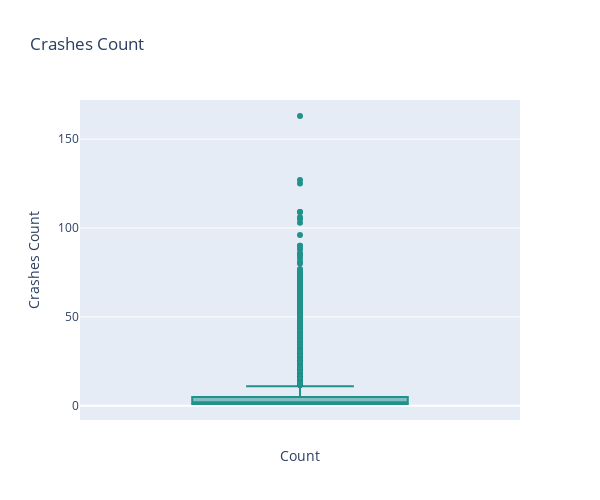

This figure's notebook cell:
### Code cell
# Plotting the boxplot using Plotly
fig = px.box(y=cas_SA3['crashesCount'], title="Crashes Count", color_discrete_sequence=['#21918c'])

# Update layout
fig.update_layout(
    width=600,  
    height=500,  
    xaxis_title="Count",
    yaxis_title="Crashes Count",
    showlegend=False
)

fig.show()

### Figure 1 — Plotly figure (JSON) as saved in the notebook; plotly's stock layout.template omitted (floating-point values rounded to 4 significant figures; data arrays with more than 128 entries replaced by an {"elided": "..."} marker saying what was removed)
{"data": [{"alignmentgroup": "True", "hovertemplate": "y=%{y}<extra></extra>", "legendgroup": "", "marker": {"color": "#21918c"}, "name": "", "notched": false, "offsetgroup": "", "orientation": "v", "showlegend": false, "type": "box", "x0": " ", "xaxis": "x", "y": {"elided": "10157 int values"}, "y0": " ", "yaxis": "y"}], "layout": {"boxmode": "group", "height": 500, "legend": {"tracegroupgap": 0}, "showlegend": false, "title": {"text": "Crashes Count"}, "width": 600, "xaxis": {"anchor": "y", "domain": [0, 1], "title": {"text": "Count"}}, "yaxis": {"anchor": "x", "domain": [0, 1], "title": {"text": "Crashes Count"}}}}
